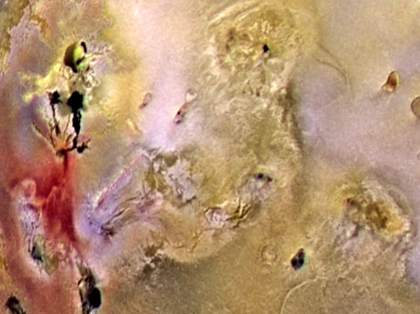
%> input picture Chp 6/6.7 Image Segmentation Based on Color/6.7.2 Segmentation in RGB Vector Space/Example 6.15/Figure 6.44/jupiter_moon.tif, 420 x 314 px, shrunk from 556 x 416 before the run
$ octave jupiter_moon_segmentation.m   (GNU Octave 9; MATLAB toolbox functions it lacks are replaced by stand-ins)
%> lines starting %> are read from the running program, lines starting %| are printed output that depends on the picture; in (x1, y1, x2, y2) boxes, pixels count from 0 and x2, y2 are one past the last pixel; in counts of white or black regions, pixels touching at a corner belong together; the program's own positions count from 1
%% Reading img
img = im2double(imread('jupiter_moon.tif'));


%% Marking region of interest & calculating average color in interested_region
interested_region_coordinates = [50 220 51 100]; % x, y, w, h
marked_img = insertShape(img, 'rectangle', interested_region_coordinates);
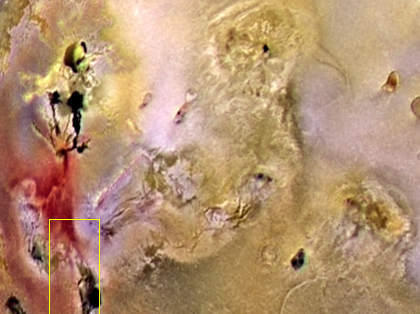
%> marked_img: size 314x420x3 double; mean R, G, B 0.709, 0.571, 0.444

interested_region = img( ...
    interested_region_coordinates(1):interested_region_coordinates(1)+interested_region_coordinates(3), ...
    interested_region_coordinates(2):interested_region_coordinates(2)+interested_region_coordinates(4), ...
    : ...
);
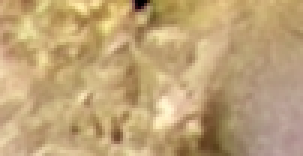
%> interested_region: size 52x101x3 double (shown 3 times larger); mean R, G, B 0.748, 0.639, 0.465

avg_clr = cat( ...
    3, ...
    mean(interested_region(:,:,1), 'all'), ...
    mean(interested_region(:,:,2), 'all'), ...
    mean(interested_region(:,:,3), 'all')  ...
);
%> avg_clr = [0.748 0.639 0.465]

std_vec = cat( ...
    3, ...
    std(interested_region(:,:,1), 0, 'all'), ...
    std(interested_region(:,:,2), 0, 'all'), ...
    std(interested_region(:,:,3), 0, 'all')  ...
);
%> std_vec = [0.101 0.103 0.101]


%% Segmentation
img_size = size(img(:,:,1));
%> img_size = [314 420]
segmented_img = zeros(img_size);
%> segmented_img: size 314x420 double; every value is 0

a = 0.6;
lower_bound = avg_clr - a .* std_vec;
%> lower_bound = [0.688 0.577 0.404]
upper_bound = avg_clr + a .* std_vec;
%> upper_bound = [0.809 0.7 0.526]

for m=1:img_size(1)
    for n=1:img_size(2)
        if (lower_bound <= img(m,n,:)) & (img(m,n,:) <= upper_bound)
            segmented_img(m,n) = 1;
        end
    end
end
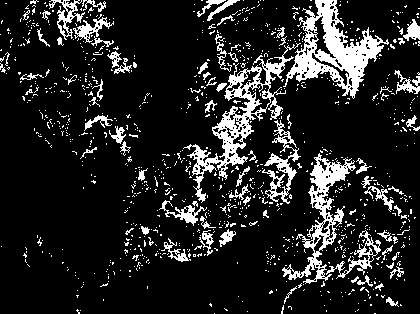
%> segmented_img: size 314x420 double; values 0 (black) and 1 (white), 14.3% white; 979 white regions (902 under 20 px), largest, box (x1, y1, x2, y2) and area: (283, 0, 389, 99) 3667, (183, 43, 301, 203) 3171, (282, 153, 356, 284) 2209


%% Plotting
subplot(2,1,1); imshow(marked_img); title('Original img with sampling region marked');
subplot(2,1,2); imshow(segmented_img, []); title('Segmented img');
